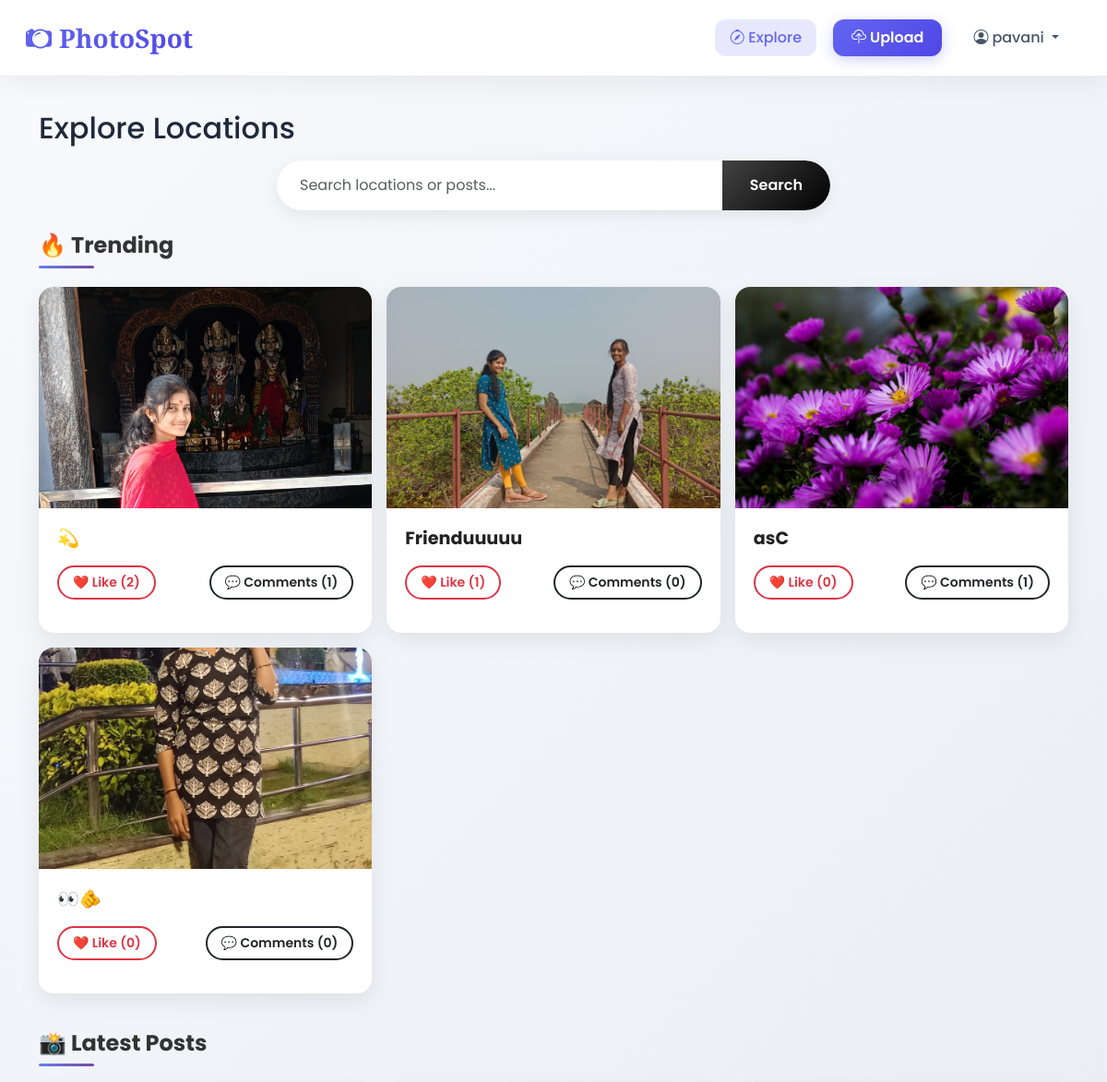
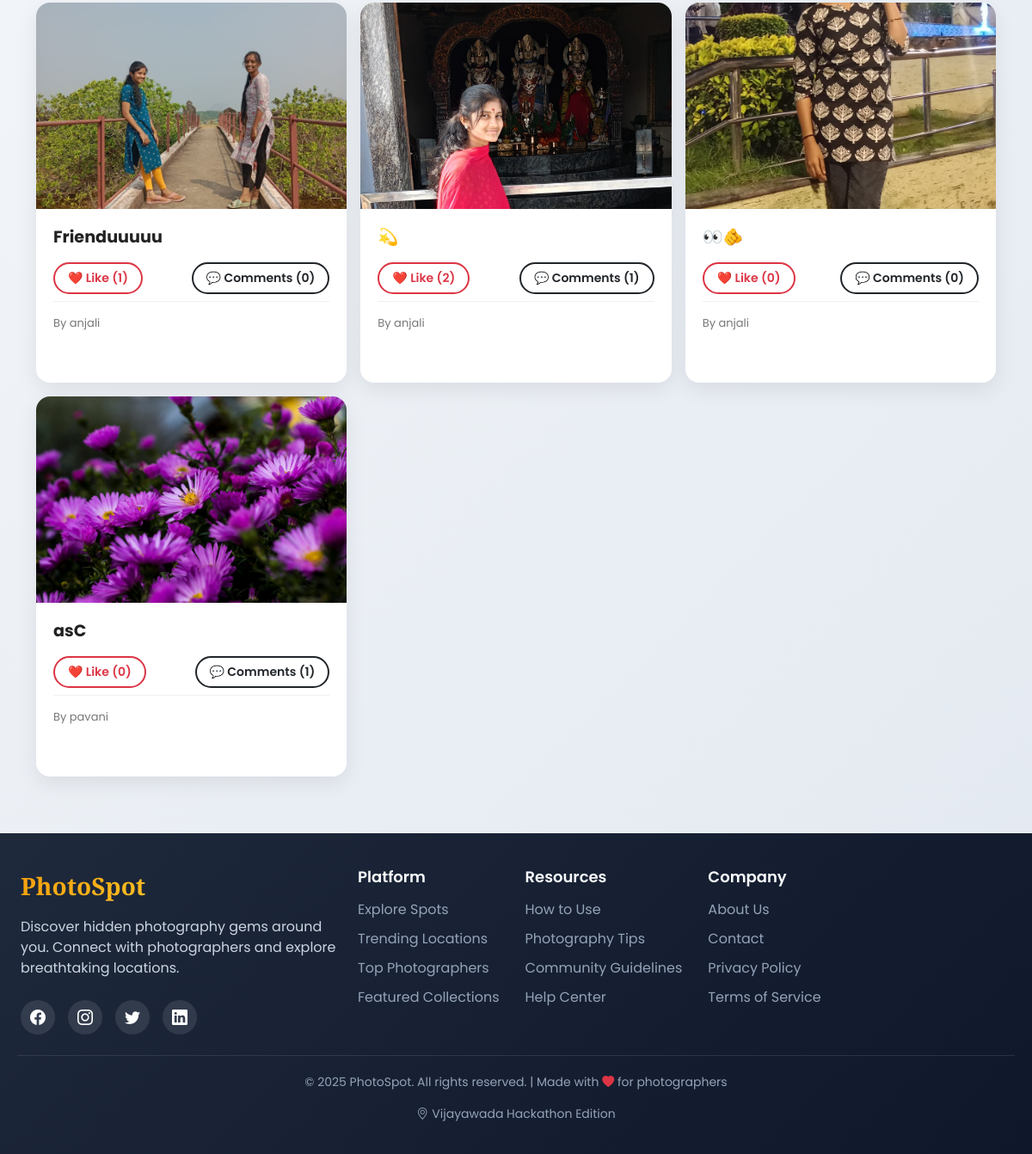
The app's page / (signed in) with its own data (2 pictures, top to bottom).
### main/models.py (models this page shows, shortened)
class Post(models.Model):
    uploader = models.ForeignKey(User, on_delete=models.CASCADE, related_name='posts')
    title = models.CharField(max_length=200)
    description = models.TextField(blank=True)
    location = models.ForeignKey(Location, on_delete=models.SET_NULL, null=True, blank=True)
    image = models.ImageField(upload_to='posts/',  blank=True, null=True)
    video = models.FileField(upload_to='videos/', blank=True, null=True)
    created_at = models.DateTimeField(auto_now_add=True)

### main/views.py (the view, shortened to what this page needs)
# urls.py: path('', views.explore, name='explore'),
def explore(request):
    q = request.GET.get('q', '').strip()
    posts = (
        Post.objects
        .select_related('uploader', 'location')
        .annotate(
            like_count=Count('likes', distinct=True),
            comment_count=Count('comments', distinct=True)
        )
    )
    posts = posts.order_by('-created_at')
    trending = (
        Post.objects
        .annotate(
            like_count=Count('likes', distinct=True),
            comment_count=Count('comments', distinct=True),
            score=ExpressionWrapper(
                F('like_count') * 2 + F('comment_count'),
                output_field=IntegerField()
            )
        )
        .order_by('-score', '-created_at')[:6]
    )
    return render(request, 'main/explore.html', {
        'posts': posts,
        'trending': trending,
        'query': q
    })

### main/templates/main/explore.html (shortened to what this page needs)
{% extends 'main/base.html' %}
{% block content %}
<h2 class="mb-3">Explore Locations</h2>
<form method="GET" class="mb-4">
    <div class="input-group">
        <input type="text" name="q" class="form-control"
               placeholder="Search locations or posts..." value="{{ query }}">
        <button class="btn btn-dark">Search</button>
    </div>
</form>
<h4 class="mt-3">🔥 Trending</h4>
<div class="row">
    {% for t in trending %}
    <div class="col-md-4">
        <div class="card mb-3">
            {% if t.image %}
                <img src="{{ t.image.url }}" class="card-img-top popup-trigger"
                     data-id="{{ t.id }}" data-type="image" data-src="{{ t.image.url }}">
            {% elif t.video and t.video.name %}
                <video class="card-img-top popup-trigger" muted
                       data-id="{{ t.id }}" data-type="video" data-src="{{ t.video.url }}">
                    <source src="{{ t.video.url }}">
                </video>
            {% endif %}
            <div class="card-body">
                <h5>{{ t.title }}</h5>
                <div class="d-flex justify-content-between">
                    <button class="btn btn-sm btn-outline-danger like-btn" data-id="{{ t.id }}">
                        ❤️ Like ({{ t.like_count }})
                    </button>
                    <button class="btn btn-sm btn-outline-dark popup-trigger"
                            data-id="{{ t.id }}"
                            data-type="{% if t.image %}image{% elif t.video and t.video.name %}video{% else %}none{% endif %}"
                            data-src="{% if t.image %}{{ t.image.url }}{% elif t.video and t.video.name %}{{ t.video.url }}{% else %}#{% endif %}">
                        💬 Comments ({{ t.comment_count }})
                    </button>
                </div>
            </div>
        </div>
    </div>
    {% empty %}
        <p>No trending posts.</p>
    {% endfor %}
</div>
<h4 class="mt-4">📸 Latest Posts</h4>
<div class="row">
    {% for p in posts %}
    <div class="col-md-4">
        <div class="card mb-4">
            {% if p.image %}
                <img src="{{ p.image.url }}" class="card-img-top popup-trigger"
                     data-id="{{ p.id }}" data-type="image" data-src="{{ p.image.url }}">
            {% elif p.video and p.video.name %}
                <video class="card-img-top popup-trigger" muted
                       data-id="{{ p.id }}" data-type="video" data-src="{{ p.video.url }}">
                    <source src="{{ t.video.url }}">
                </video>
            {% endif %}
            <div class="card-body">
                <h5>{{ p.title }}</h5>
                <div class="d-flex justify-content-between">
                    <button class="btn btn-sm btn-outline-danger like-btn" data-id="{{ p.id }}">
                        ❤️ Like ({{ p.like_count }})
                    </button>
                    <button class="btn btn-sm btn-outline-dark popup-trigger"
                            data-id="{{ p.id }}"
                            data-type="{% if p.image %}image{% elif p.video and p.video.name %}video{% else %}none{% endif %}"
                            data-src="{% if p.image %}{{ p.image.url }}{% elif p.video and p.video.name %}{{ p.video.url }}{% else %}#{% endif %}">
                        💬 Comments ({{ p.comment_count }})
                    </button>
                </div>
                <p class="text-muted mt-2">
                    By {{ p.uploader.username }} <br>
                </p>
            </div>
        </div>
    </div>
    {% empty %}
        <p>No posts.</p>
    {% endfor %}
</div>
{% endblock %}

### main/templates/main/base.html (shortened to what this page needs)
<!DOCTYPE html>
<html lang="en">
<head>
    <link href="https://cdn.jsdelivr.net/npm/bootstrap@5.3.0/dist/css/bootstrap.min.css" rel="stylesheet">
    <link rel="stylesheet" href="https://cdn.jsdelivr.net/npm/bootstrap-icons@1.10.0/font/bootstrap-icons.css">
</head>
<body>
<nav class="navbar navbar-expand-lg navbar-dark bg-dark px-3">
    <div class="container-fluid">
        <a class="navbar-brand" href="{% url 'explore' %}">
            <i class="bi bi-camera2 me-2"></i>PhotoSpot
        </a>
        <div class="collapse navbar-collapse" id="navMenu">
            <ul class="navbar-nav ms-auto align-items-center">
                {% if user.is_authenticated %}
                    <li class="nav-item">
                        <a class="nav-link" href="{% url 'explore' %}">
                            <i class="bi bi-compass me-1"></i>Explore
                        </a>
                    </li>
                    <li class="nav-item">
                        <a class="nav-link btn-upload" href="{% url 'post_create' %}">
                            <i class="bi bi-cloud-upload me-1"></i>Upload
                        </a>
                    </li>
                    <li class="nav-item dropdown">
                        <a class="nav-link dropdown-toggle" href="#" id="userDropdown" role="button"
                           data-bs-toggle="dropdown" aria-expanded="false">
                            <i class="bi bi-person-circle me-1"></i>{{ user.username|default:"Profile" }}
                        </a>
                    </li>
                {% endif %}
            </ul>
        </div>
    </div>
</nav>
    <div class="container main-container fade-in">
    {% block content %}{% endblock %}
</div>
<footer>
    <div class="footer-content">
        <div class="row">
            <div class="col-lg-4 mb-4">
                <div class="footer-brand">PhotoSpot</div>
                <p class="footer-tagline">
                    Discover hidden photography gems around you. Connect with photographers and explore breathtaking locations.
                </p>
                <div class="social-icons">
                    <a href="#" class="social-icon"><i class="bi bi-facebook"></i></a>
                    <a href="#" class="social-icon"><i class="bi bi-instagram"></i></a>
                    <a href="#" class="social-icon"><i class="bi bi-twitter"></i></a>
                    <a href="#" class="social-icon"><i class="bi bi-linkedin"></i></a>
                </div>
            </div>
            <div class="col-lg-8">
                <div class="footer-links">
                    <div class="footer-column">
                        <h5>Platform</h5>
                        <ul>
                            <li><a href="{% url 'explore' %}">Explore Spots</a></li>
                            <li><a href="#">Trending Locations</a></li>
                            <li><a href="#">Top Photographers</a></li>
                            <li><a href="#">Featured Collections</a></li>
                        </ul>
                    </div>
                    <div class="footer-column">
                        <h5>Resources</h5>
                        <ul>
                            <li><a href="#">How to Use</a></li>
                            <li><a href="#">Photography Tips</a></li>
                            <li><a href="#">Community Guidelines</a></li>
                            <li><a href="#">Help Center</a></li>
                        </ul>
                    </div>
                    <div class="footer-column">
                        <h5>Company</h5>
                        <ul>
                            <li><a href="#">About Us</a></li>
                            <li><a href="#">Contact</a></li>
                            <li><a href="#">Privacy Policy</a></li>
                            <li><a href="#">Terms of Service</a></li>
                        </ul>
                    </div>
                </div>
            </div>
        </div>
        <div class="copyright">
            <p>&copy; 2025 PhotoSpot. All rights reserved. | Made with <i class="bi bi-heart-fill text-danger"></i> for photographers</p>
            <p class="mt-2">
                <i class="bi bi-geo-alt me-1"></i>Vijayawada Hackathon Edition
            </p>
        </div>
    </div>
</footer>
</body>
</html>

### main/templates/main/base.html (style rules this page uses)
html { overflow-y: scroll; }
body { margin: 0; padding: 0; width: 100%; }
:root { --primary: #6366f1; --primary-dark: #4f46e5; --secondary: #f8fafc; --accent: #f59e0b; --dark: #1e293b; --light: #f1f5f9; --shadow: 0 10px 25px rgba(0, 0, 0, 0.05); --shadow-hover: 0 15px 30px rgba(0, 0, 0, 0.1); --radius: 16px; --transition: all 0.3s ease; }
* { margin: 0; padding: 0; box-sizing: border-box; }
body { font-family: 'Poppins', sans-serif; background: linear-gradient(135deg, #f8fafc 0%, #e2e8f0 100%); color: var(--dark); min-height: 100vh; display: flex; flex-direction: column; }
.navbar { position: fixed; top: 0; left: 0; width: 100%; z-index: 1000; background: rgba(255, 255, 255, 0.95) !important; backdrop-filter: blur(10px); border-bottom: 1px solid rgba(226, 232, 240, 0.8); padding: 15px 0; box-shadow: var(--shadow); }
.navbar-brand { font-family: 'Playfair Display', serif; font-weight: 700; font-size: 28px; background: linear-gradient(135deg, var(--primary) 0%, var(--primary-dark) 100%); -webkit-background-clip: text; -webkit-text-fill-color: transparent; transition: var(--transition); }
.nav-link { font-weight: 500; color: #475569 !important; margin: 0 8px; padding: 8px 16px !important; border-radius: 12px; transition: var(--transition); }
.nav-link.active { color: var(--primary) !important; background: rgba(99, 102, 241, 0.15); }
.btn-upload { background: linear-gradient(135deg, var(--primary) 0%, var(--primary-dark) 100%); color: white !important; border-radius: 12px; padding: 8px 20px !important; margin: 0 10px; font-weight: 600; box-shadow: 0 4px 15px rgba(99, 102, 241, 0.3); transition: var(--transition); }
.main-container { padding-top: 120px; padding-bottom: 50px; }
footer { background: linear-gradient(135deg, var(--dark) 0%, #0f172a 100%); color: white; padding: 40px 0 20px; margin-top: auto; }
.footer-content { max-width: 1200px; margin: 0 auto; padding: 0 20px; }
.footer-brand { font-family: 'Playfair Display', serif; font-size: 28px; font-weight: 700; background: linear-gradient(135deg, #f59e0b 0%, #fbbf24 100%); -webkit-background-clip: text; -webkit-text-fill-color: transparent; margin-bottom: 15px; display: inline-block; }
.footer-tagline { color: #cbd5e1; font-size: 16px; margin-bottom: 25px; max-width: 400px; }
.footer-links { display: flex; flex-wrap: wrap; gap: 30px; margin-bottom: 30px; }
.footer-column h5 { color: #f8fafc; font-size: 18px; margin-bottom: 15px; font-weight: 600; }
.footer-column ul { list-style: none; padding: 0; }
.footer-column ul li { margin-bottom: 10px; }
.footer-column ul li a { color: #94a3b8; text-decoration: none; transition: var(--transition); }
.social-icons { display: flex; gap: 15px; margin-top: 20px; }
.social-icon { width: 40px; height: 40px; background: rgba(255, 255, 255, 0.1); border-radius: 50%; display: flex; align-items: center; justify-content: center; color: white; font-size: 18px; transition: var(--transition); }
.copyright { text-align: center; padding-top: 20px; border-top: 1px solid rgba(255, 255, 255, 0.1); color: #94a3b8; font-size: 14px; }
.fade-in { animation: fadeIn 0.6s ease-out; }

### records on screen
Post: image (picture), title "💫", like_count "2", comment_count "1", uploader.username "anjali"
Post: image (picture), title "Frienduuuuu", like_count "1", comment_count "0", uploader.username "anjali"
Post: image (picture), title "asC", like_count "0", comment_count "1", uploader.username "pavani"
Post: image (picture), title "👀🫵", like_count "0", comment_count "0", uploader.username "anjali"

### other values on screen
{{ user.username|default:"Profile" }} "pavani"
